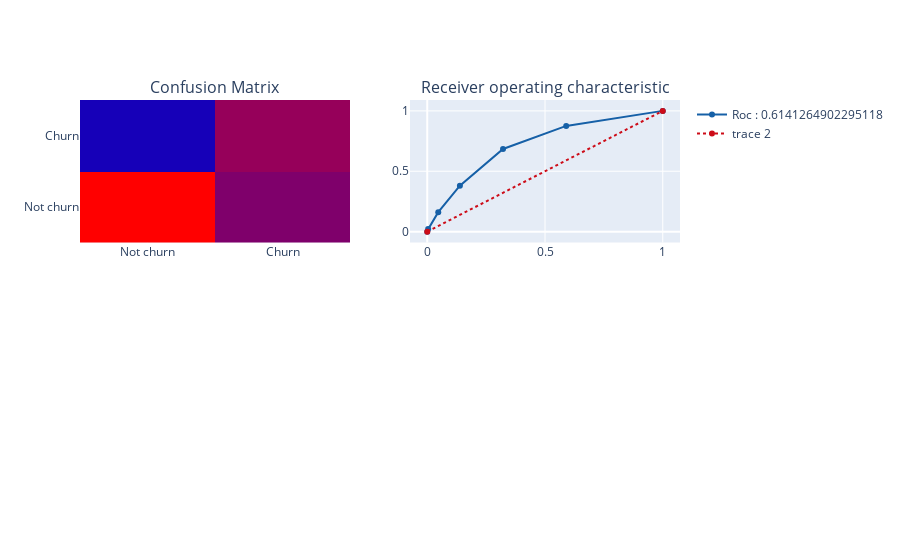

Notebook source saved alongside this figure:
### Code cell
#Plot confusion Matrix
trace1 = go.Heatmap(z = conf_matrix ,x = ["Not churn","Churn"],
                        y = ["Not churn","Churn"],
                        showscale  = False,colorscale = "Rainbow",
                        name = "matrix")
trace2 = go.Scatter(x = fpr,y = tpr,
                        name = "Roc : " + str(model_roc_auc),
                        line = dict(color = ('rgb(22, 96, 167)'),width = 2))
trace3 = go.Scatter(x = [0,1],y=[0,1],
                        line = dict(color = ('rgb(205, 12, 24)'),width = 2,
                        dash = 'dot'))
fig = tls.make_subplots(rows=2, cols=2, specs=[[{}, {}], [{'colspan': 2}, None]],
                            subplot_titles=('Confusion Matrix',
                                            'Receiver operating characteristic'))
fig.append_trace(trace1,1,1)
fig.append_trace(trace2,1,2)
fig.append_trace(trace3,1,2)
py.iplot(fig)

### Figure 1 — Plotly figure (JSON) as saved in the notebook; plotly's stock layout.template omitted (floating-point values rounded to 4 significant figures)
{"data": [{"colorscale": [[0, "rgb(150,0,90)"], [0.125, "rgb(0,0,200)"], [0.25, "rgb(0,25,255)"], [0.375, "rgb(0,152,255)"], [0.5, "rgb(44,255,150)"], [0.625, "rgb(151,255,0)"], [0.75, "rgb(255,234,0)"], [0.875, "rgb(255,111,0)"], [1, "rgb(255,0,0)"]], "name": "matrix", "showscale": false, "type": "heatmap", "x": ["Not churn", "Churn"], "xaxis": "x", "y": ["Not churn", "Churn"], "yaxis": "y", "z": [[1143, 184], [269, 165]]}, {"line": {"color": "rgb(22, 96, 167)", "width": 2}, "name": "Roc : 0.6141264902295118", "type": "scatter", "x": [0, 0.003768, 0.04672, 0.1387, 0.3218, 0.5901, 1], "xaxis": "x2", "y": [0, 0.02074, 0.1613, 0.3802, 0.6843, 0.8756, 1], "yaxis": "y2"}, {"line": {"color": "rgb(205, 12, 24)", "dash": "dot", "width": 2}, "type": "scatter", "x": [0, 1], "xaxis": "x2", "y": [0, 1], "yaxis": "y2"}], "layout": {"annotations": [{"font": {"size": 16}, "showarrow": false, "text": "Confusion Matrix", "x": 0.225, "xanchor": "center", "xref": "paper", "y": 1, "yanchor": "bottom", "yref": "paper"}, {"font": {"size": 16}, "showarrow": false, "text": "Receiver operating characteristic", "x": 0.775, "xanchor": "center", "xref": "paper", "y": 1, "yanchor": "bottom", "yref": "paper"}], "xaxis": {"anchor": "y", "domain": [0, 0.45]}, "xaxis2": {"anchor": "y2", "domain": [0.55, 1]}, "xaxis3": {"anchor": "y3", "domain": [0, 1]}, "yaxis": {"anchor": "x", "domain": [0.625, 1]}, "yaxis2": {"anchor": "x2", "domain": [0.625, 1]}, "yaxis3": {"anchor": "x3", "domain": [0, 0.375]}}}
